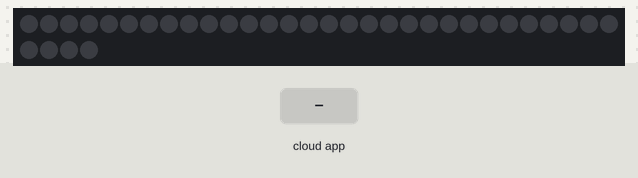
This sketch was run on a simulated ESP32. On the bench: 34 RGB LEDs in strip order, left to right, continuing on the next row. Inputs (shaded band) come from the test bench. WiFi joins after 1.5 s; servers stay silent unless stated.

Above: at 2.7 s.
2.8 s: the phone or cloud app sets YOUR_DEVICE_ID to 0
4.3 s: the phone or cloud app sets YOUR_DEVICE_ID to 1
At 5.5 s:
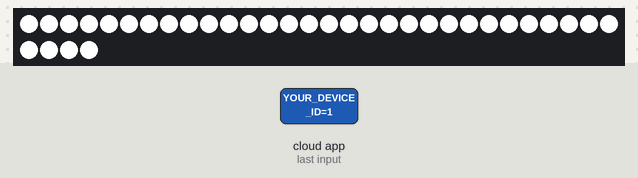
Timing chart, 0 to 7.3 s (numbered marks = the images above; inputs shaded):
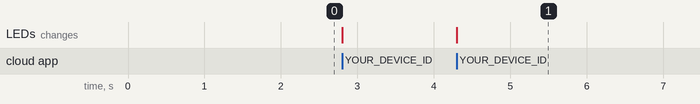

Measured:
- after the input at 4.3 s, the LEDs: change at once (image 1)

The sketch:

esp32_sinricpro_rgb.ino
```cpp
#include <WiFi.h>
#include <FastLED.h>
#include <SinricPro.h>
#include <SinricProLight.h>

#define WIFI_SSID "YOUR_WIFI"
#define WIFI_PASS "YOUR_PASS"

#define APP_KEY "YOUR_APP_KEY"
#define APP_SECRET "YOUR_APP_SECRET"
#define DEVICE_ID "YOUR_DEVICE_ID"

#define LED_PIN 13
#define NUM_LEDS 34

CRGB leds[NUM_LEDS];
byte r=255, g=255, b=255, bright=255;

bool onPowerState(const String&, bool &state) {
  if(!state){
    FastLED.clear();
    FastLED.show();
  } else {
    FastLED.setBrightness(bright);
    fill_solid(leds, NUM_LEDS, CRGB(r,g,b));
    FastLED.show();
  }
  return true;
}

bool onColor(const String&, byte &R, byte &G, byte &B) {
  r = R; g = G; b = B;
  FastLED.setBrightness(bright);
  fill_solid(leds, NUM_LEDS, CRGB(r,g,b));
  FastLED.show();
  return true;
}

bool onBrightness(const String&, int &level) {
  bright = map(level, 0, 100, 0, 255);
  FastLED.setBrightness(bright);
  FastLED.show();
  return true;
}

void setup() {
  FastLED.addLeds<WS2812, LED_PIN, GRB>(leds, NUM_LEDS);
  FastLED.setMaxPowerInVoltsAndMilliamps(5, 2000);

  WiFi.begin(WIFI_SSID, WIFI_PASS);
  while (WiFi.status() != WL_CONNECTED) delay(500);

  SinricProLight &light = SinricPro[DEVICE_ID];
  light.onPowerState(onPowerState);
  light.onColor(onColor);
  light.onBrightness(onBrightness);

  SinricPro.begin(APP_KEY, APP_SECRET);
}

void loop() {
  SinricPro.handle();
}
```
